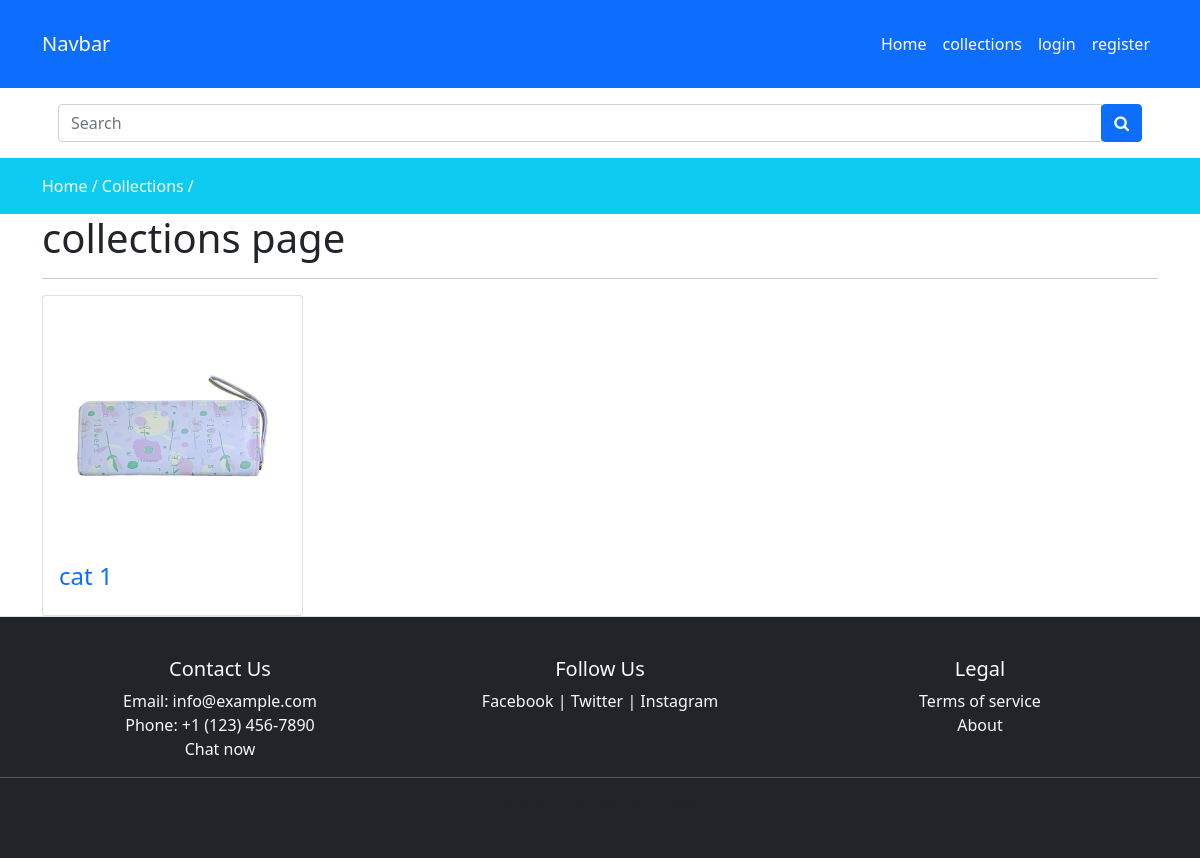
The page /collections on the database its author committed.
### store/models.py (models this page shows, shortened)
class Category(models.Model):
    slug = models.CharField(max_length=150,null=False,blank=False)
    name = models.CharField(max_length=150,null=False,blank=False)
    image = models.ImageField(upload_to=get_file_path,null=True,blank=True)
    description = models.TextField(max_length=500, null=False, blank=False)
    status = models.BooleanField(default=False,help_text="0-default,1-hidden")
    trending = models.BooleanField(default=False,help_text="0-default,1-trending")
    meta_title = models.CharField(max_length=150,null=False,blank=False)
    meta_keyword = models.CharField(max_length=500,null=False,blank=False)
    meta_description = models.CharField(max_length=500,null=False,blank=False)
    created_at = models.DateTimeField(auto_now_add=True)

### store/views.py (the view)
# urls.py: path('collections',views.collections,name='collections'),
def collections(request):
    category =Category.objects.filter(status=0)
    context ={
        'category':category
    }
    return render(request,'store/colllections.html',context)

### store/templates/store/colllections.html
{% extends 'store/layouts/main.html' %}
{% block content %}
<div class="py-3 bg-info">
    <div class="container">
        <a href="{% url 'home' %}" class="text-white">Home /</a>
        <a href="{% url 'collections' %}" class="text-white">Collections /</a>
    </div>
</div>
 <div class="container">
    <div class="row">
        <div class="col-md-12">
            <h1>collections page</h1>
            <hr>
            <div class="row">
                {% for i in category %}
                <div class="col-md-3">
                    <div class="card">
                        <div class="card-body">
                            <div class="category-image">
                             <a href="{% url 'collectionsviews' i.slug %}">  <img src="{{ i.image.url }}" style="height: 250px; width: 100%;" alt="category-image">
                            </div>
                            <h4>{{ i.name }} </h4></a>
                        </div>
                    </div>
                </div>
            </div>
            {% endfor %}
        </div>
    </div>
 </div>
{% endblock content %}

### static/css/custom.css (style rules this page uses)
body { margin: 0; padding: 0; font-size: 1rem; font-weight: 400; line-height: 1.5; color: #343a40; text-align: left; background-color: #fff; min-height: 100vh; display: flex; flex-direction: column; }

### store/templates/store/layouts/main.html (style rules this page uses)
a { text-decoration:none; }

### rows shown on the page
Category: image (picture), name "cat 1"
